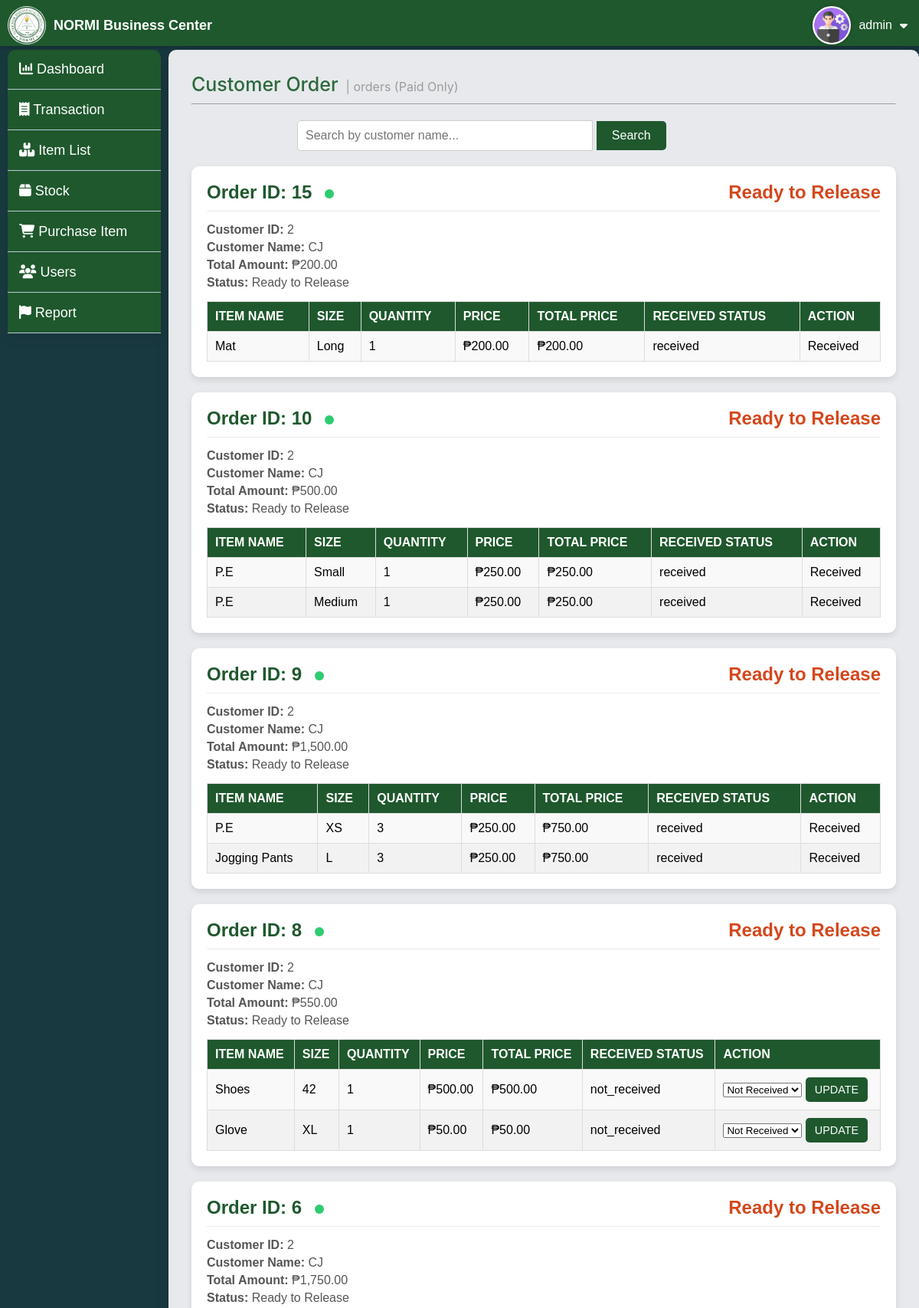
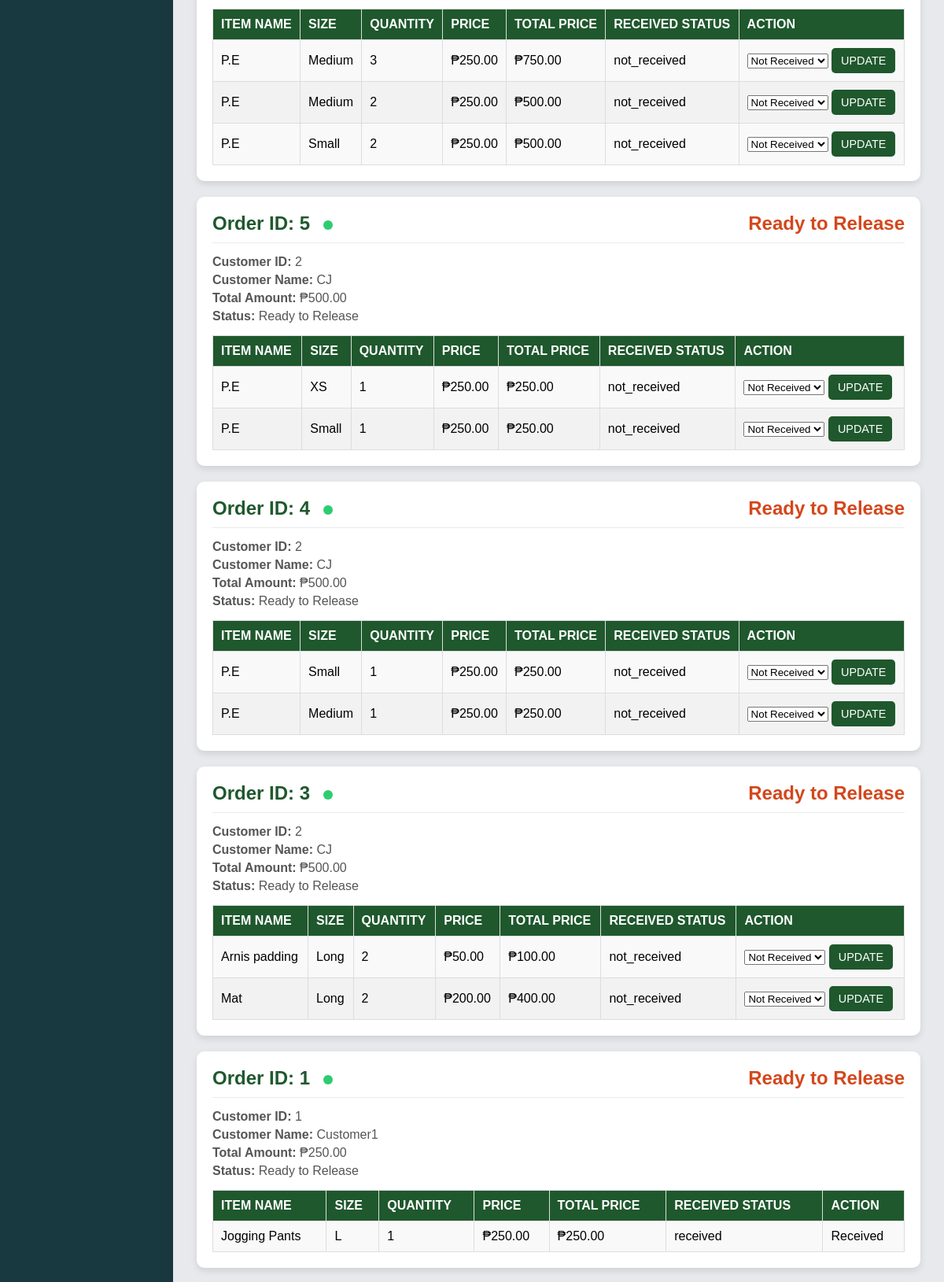
The page /admin/paid_items.php (signed in, upper part) on the database its author committed (2 pictures, top to bottom).
### tables this page shows
CREATE TABLE `customer_orders` (
  `id` int(11) NOT NULL,
  `customer_id` int(11) NOT NULL,
  `customer_name` varchar(255) NOT NULL,
  `total_amount` decimal(10,2) NOT NULL,
  `order_date` timestamp NOT NULL DEFAULT current_timestamp(),
  `created_at` timestamp NOT NULL DEFAULT current_timestamp(),
  `status` enum('paid','unpaid') DEFAULT 'unpaid'
);

CREATE TABLE `order_items` (
  `id` int(11) NOT NULL,
  `order_id` int(11) NOT NULL,
  `item_name` varchar(255) NOT NULL,
  `size` varchar(50) DEFAULT NULL,
  `quantity` int(11) NOT NULL,
  `price` decimal(10,2) NOT NULL,
  `received_status` enum('received','not_received') DEFAULT 'not_received'
);

### admin/paid_items.php (the view, shortened to what this page needs)
<?php
include '../db.php';
$searchKeyword = isset($_GET['search']) ? trim($_GET['search']) : '';
try {
    $pdo = new PDO("mysql:host=$host;dbname=$dbname", $username, $password);
    $pdo->setAttribute(PDO::ATTR_ERRMODE, PDO::ERRMODE_EXCEPTION);
    if ($searchKeyword !== '') {
        $stmt = $pdo->prepare("SELECT * FROM customer_orders WHERE customer_name LIKE ? AND status = 'paid' ORDER BY created_at DESC");
        $stmt->execute(["%$searchKeyword%"]);
    } else {
        $stmt = $pdo->prepare("SELECT * FROM customer_orders WHERE status = 'paid' ORDER BY created_at DESC");
        $stmt->execute();
    }
    $orders = $stmt->fetchAll(PDO::FETCH_ASSOC);
    $orderDetails = [];
    foreach ($orders as $order) {
        $orderId = $order['id'];
        $stmt = $pdo->prepare("SELECT * FROM order_items WHERE order_id = ?");
        $stmt->execute([$orderId]);
        $orderItems = $stmt->fetchAll(PDO::FETCH_ASSOC);
        $orderDetails[$orderId] = $orderItems;
    }
} catch (PDOException $e) {
    die("Error fetching orders: " . $e->getMessage());
}
?>
<!DOCTYPE html>
<html lang="en">
<head>
    <link rel="stylesheet" href="css/customer_orders_list.css">
</head>
<body>
<?php include_once('navbar.php'); ?>
<?php include_once('sidebar.php'); ?>
<div class="container">
    <div class="toplabel">
        <h1>Customer Order</h1>
        <p>| orders (Paid Only)</p>
    </div>
    <hr>
    <div class="search-bar">
        <form method="GET" action="" class="search-bar-box">
            <input type="text" name="search" class="search-input" placeholder="Search by customer name..." value="<?php echo htmlspecialchars($searchKeyword); ?>">
            <button type="submit" class="search-button">Search</button>
        </form>
    </div>
    <?php if (empty($orders)): ?>
        <p style="text-align: center; color: #555;">No paid customer orders available.</p>
    <?php else: ?>
        <?php foreach ($orders as $order): ?>
            <div class="order-card">
                <div class="order-header">
                    <h3>Order ID: <?php echo htmlspecialchars($order['id']); ?>
                        <span class="status-circle <?php echo $order['status']; ?>"></span>
                    </h3>
                    <p><strong class="readyto">Ready to Release</strong></p>
                </div>
                <div class="order-details">
                    <p><strong>Customer ID:</strong> <?php echo htmlspecialchars($order['customer_id']); ?></p>
                    <p><strong>Customer Name:</strong> <?php echo htmlspecialchars($order['customer_name']); ?></p>
                    <p><strong>Total Amount:</strong> ₱<?php echo htmlspecialchars(number_format($order['total_amount'], 2)); ?></p>
                    <p><strong>Status:</strong> Ready to Release</p>
                </div>
                <div class="table-container">
                    <table>
                        <thead>
                            <tr>
                                <th>Item Name</th>
                                <th>Size</th>
                                <th>Quantity</th>
                                <th>Price</th>
                                <th>Total Price</th>
                                <th>Received Status</th>
                                <th>Action </th>
                            </tr>
                        </thead>
                        <tbody>
                            <?php foreach ($orderDetails[$order['id']] as $item): ?>
                                <tr>
                                    <td><?php echo htmlspecialchars($item['item_name']); ?></td>
                                    <td><?php echo htmlspecialchars($item['size']); ?></td>
                                    <td><?php echo htmlspecialchars($item['quantity']); ?></td>
                                    <td>₱<?php echo htmlspecialchars(number_format($item['price'], 2)); ?></td>
                                    <td>₱<?php echo htmlspecialchars(number_format($item['quantity'] * $item['price'], 2)); ?></td>
                                    <td><?php echo htmlspecialchars($item['received_status']); ?></td>
                                    <td>
                                        <form method="POST" class="form-inline">
                                            <?php if ($item['received_status'] === 'received'): ?>
                                                <span class="received-text">Received</span>
                                            <?php else: ?>
                                                <select name="received_status" class="select">
                                                    <option value="not_received" <?php echo $item['received_status'] === 'not_received' ? 'selected' : ''; ?>>Not Received</option>
                                                </select>
                                                <button type="submit" name="update_item_status" class="btn btn-update">Update</button>
                                            <?php endif; ?>
                                        </form>
                                    </td>
                                </tr>
                            <?php endforeach; ?>
                        </tbody>
                    </table>
                </div>
            </div>
        <?php endforeach; ?>
    <?php endif; ?>
</div>
</body>
</html>

### admin/navbar.php (shortened to what this page needs)
<?php
include_once '../db.php';
try {
    $pdo = new PDO("mysql:host=$host;dbname=$dbname", $username, $password);
    $pdo->setAttribute(PDO::ATTR_ERRMODE, PDO::ERRMODE_EXCEPTION);
} catch (PDOException $e) {
    error_log("Database connection error: " . $e->getMessage());
    die("Could not connect to the database. Please try again later.");
}
if (isset($_SESSION['all_username'])) {
    $stmt = $pdo->prepare("SELECT username FROM admins WHERE username = :username");
    $stmt->bindParam(':username', $_SESSION['all_username'], PDO::PARAM_STR);
    $stmt->execute();
    $user = $stmt->fetch(PDO::FETCH_ASSOC);
    if ($user) {
        $username = $user['username'];
    }
}
?>
<!DOCTYPE html>
<html lang="en">
<head>
    <link rel="stylesheet" href="https://cdnjs.cloudflare.com/ajax/libs/font-awesome/6.6.0/css/all.min.css">
    <link rel="stylesheet" href="css/navbar.css">
</head>
<body>
    <nav class="navbar">
        <div class="logo">
            <img src="../img/logohome.png" alt="Logo">
            <h1>NORMI Business Center</h1>
        </div>
        <div class="username">
            <div class="user">
                <div class="userpic">
                <img src="../img/admin.png" alt="User Picture">
                </div>
                <p aria-label="Logged-in Username"><?php echo htmlspecialchars($username); ?></p>
                <i class="fa-solid fa-caret-down" style="color: #fff"></i>
            </div>
        </div>
    </nav>
</body>
</html>

### admin/css/customer_orders_list.css (style rules this page uses)
* { box-sizing: border-box; margin: 0; padding: 0; }
body { font-family: Arial, sans-serif; background-color: #193940; }
.container { position: relative; margin-top: 65px; margin-left: 220px; background-color: #e7e9ec; border-radius: 10px; box-shadow: 0 4px 20px rgba(0, 0, 0, 0.1); display: flex; flex-direction: column; padding: 30px; height: auto; }
.toplabel { display: flex; gap: 10px; align-items: baseline; font-family: -apple-system, BlinkMacSystemFont, Segoe UI, Roboto, Helvetica Neue, Arial, sans-serif; }
.toplabel > h1 { font-size: 25px; font-weight: 500; color: #2d693c; margin-bottom: 10px; }
.toplabel > p { color: #9c9c9c; font-weight: 400; }
.container > hr { margin-bottom: 20px; }
.search-bar { display: flex; justify-content: center; margin-bottom: 20px; }
.search-bar-box { width: 70%; }
.search-input { width: 60%; padding: 10px; font-size: 1rem; border: 1px solid #ccc; border-radius: 5px 0 0 5px; outline: none; transition: border-color 0.3s ease; }
.search-button { padding: 10px 20px; font-size: 1rem; background-color: #1f582d; color: white; border: none; border-radius: 0 5px 5px 0; cursor: pointer; transition: background-color 0.3s ease; }
.order-card { background: white; border-radius: 10px; box-shadow: 0 4px 8px rgba(0, 0, 0, 0.1); margin-bottom: 20px; padding: 20px; transition: transform 0.3s ease, box-shadow 0.3s ease; }
.order-header { display: flex; justify-content: space-between; align-items: center; margin-bottom: 15px; border-bottom: 1px solid #eaeaea; padding-bottom: 10px; }
.order-header h3 { margin: 0; font-size: 1.5rem; color: #1f582d; }
.order-details p { margin: 5px 0; color: #555; }
.table-container { overflow-x: auto; }
table { width: 100%; border-collapse: collapse; margin-top: 10px; }
th, td { text-align: left; padding: 10px; border: 1px solid #ddd; }
th { background-color: #1f582d; color: white; font-weight: bold; text-transform: uppercase; }
td { background: #f9f9f9; }
tr:nth-child(even) td { background: #f2f2f2; }
.btn { padding: 8px 12px; border: none; border-radius: 5px; font-size: 0.9rem; cursor: pointer; text-transform: uppercase; }
.btn-update { background-color: #1f582d; color: white; }
.status-circle { display: inline-block; width: 12px; height: 12px; border-radius: 50%; margin-right: 8px; vertical-align: middle; margin-left: 10px; }
.status-circle.paid { background-color: #2ecc71; }
.readyto { margin: 0; font-size: 1.5rem; color: #d3471c; }

### admin/css/navbar.css (style rules this page uses)
.navbar { position: fixed; top: 0; left: 0; width: 100%; height: 60px; z-index: 1000; display: flex; flex-wrap: wrap; align-items: center; justify-content: space-between; background-color: #1f582d; padding: 5px 10px; box-shadow: 0 2px 5px rgba(0, 0, 0, 0.2); }
.username { max-width: 300px; cursor: pointer; transition: 0.5ms; }
.user { padding: 3px 5px; display: flex; align-items: center; justify-content: left; max-width: 300px; }
.user p { color: #fff; margin: 0; padding: 0 10px; font-weight: 500; }
.userpic { width: 50px; height: 50px; border-radius: 50%; background-color: white; }
.logo { display: flex; align-items: center; color: #fff; gap: 10px; cursor: pointer; }
.logo > h1 { font-size: 18px; font-weight: bold; }
.logo > img { border-radius: 50%; height: 50px; background-color: #fff; }

### admin/navbar.php (style rules this page uses)
.userpic { width: 50px; height: 50px; border-radius: 50%; background-color: white; overflow: hidden; display: flex; align-items: center; justify-content: center; border: 2px solid #fff; box-shadow: 0 0 5px rgba(0, 0, 0, 0.2); }
.userpic img { width: 100%; height: 100%; object-fit: cover; }

### rows shown on the page
customer_orders: id "15", customer "2", customer_name "CJ", total_amount "200.00"
order_items: item_name "Mat", size "Long", quantity "1", price "200.00", $item['quantity']*$item['price'] "200.00", received_status "received", shows "Received"
customer_orders: id "10", customer "2", customer_name "CJ", total_amount "500.00"
order_items: item_name "P.E", size "Small", quantity "1", price "250.00", $item['quantity']*$item['price'] "250.00", received_status "received", shows "Received"
order_items: item_name "P.E", size "Medium", quantity "1", price "250.00", $item['quantity']*$item['price'] "250.00", received_status "received", shows "Received"
customer_orders: id "9", customer "2", customer_name "CJ", total_amount "1,500.00"
order_items: item_name "P.E", size "XS", quantity "3", price "250.00", $item['quantity'] * $item['price'] "750.00", received_status "received", shows "Received"
order_items: item_name "Jogging Pants", size "L", quantity "3", price "250.00", $item['quantity'] * $item['price'] "750.00", received_status "received", shows "Received"
customer_orders: id "8", customer "2", customer_name "CJ", total_amount "550.00"
order_items: item_name "Shoes", size "42", quantity "1", price "500.00", $item['quantity']*$item['price'] "500.00", received_status "not_received", received_status "Not Received"
order_items: item_name "Glove", size "XL", quantity "1", price "50.00", $item['quantity']*$item['price'] "50.00", received_status "not_received", received_status "Not Received"
customer_orders: id "6", customer "2", customer_name "CJ", total_amount "1,750.00"
order_items: item_name "P.E", size "Medium", quantity "3", price "250.00", $item['quantity'] * $item['price'] "750.00", received_status "not_received", received_status "Not Received"
order_items: item_name "P.E", size "Medium", quantity "2", price "250.00", $item['quantity'] * $item['price'] "500.00", received_status "not_received", received_status "Not Received"
order_items: item_name "P.E", size "Small", quantity "2", price "250.00", $item['quantity'] * $item['price'] "500.00", received_status "not_received", received_status "Not Received"
customer_orders: id "5", customer "2", customer_name "CJ", total_amount "500.00"
order_items: item_name "P.E", size "XS", quantity "1", price "250.00", $item['quantity']*$item['price'] "250.00", received_status "not_received", received_status "Not Received"
order_items: item_name "P.E", size "Small", quantity "1", price "250.00", $item['quantity']*$item['price'] "250.00", received_status "not_received", received_status "Not Received"
customer_orders: id "4", customer "2", customer_name "CJ", total_amount "500.00"
order_items: item_name "P.E", size "Small", quantity "1", price "250.00", $item['quantity']*$item['price'] "250.00", received_status "not_received", received_status "Not Received"
order_items: item_name "P.E", size "Medium", quantity "1", price "250.00", $item['quantity']*$item['price'] "250.00", received_status "not_received", received_status "Not Received"
customer_orders: id "3", customer "2", customer_name "CJ", total_amount "500.00"
order_items: item_name "Arnis padding", size "Long", quantity "2", price "50.00", $item['quantity'] * $item['price'] "100.00", received_status "not_received", received_status "Not Received"
order_items: item_name "Mat", size "Long", quantity "2", price "200.00", $item['quantity'] * $item['price'] "400.00", received_status "not_received", received_status "Not Received"
customer_orders: id "1", customer "1", customer_name "Customer1", total_amount "250.00"
order_items: item_name "Jogging Pants", size "L", quantity "1", price "250.00", $item['quantity']*$item['price'] "250.00", received_status "received", shows "Received"

### other values the page prints
$username "admin"
